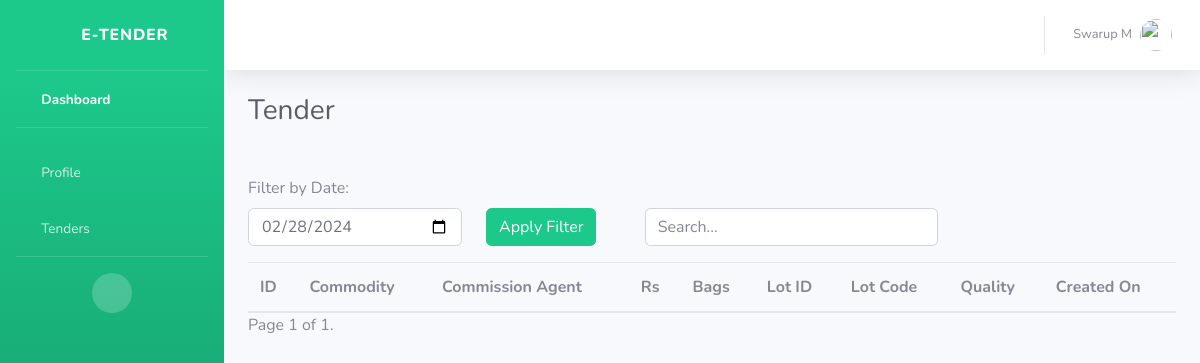
Page /operator_tender (signed in) on the earlier database version.
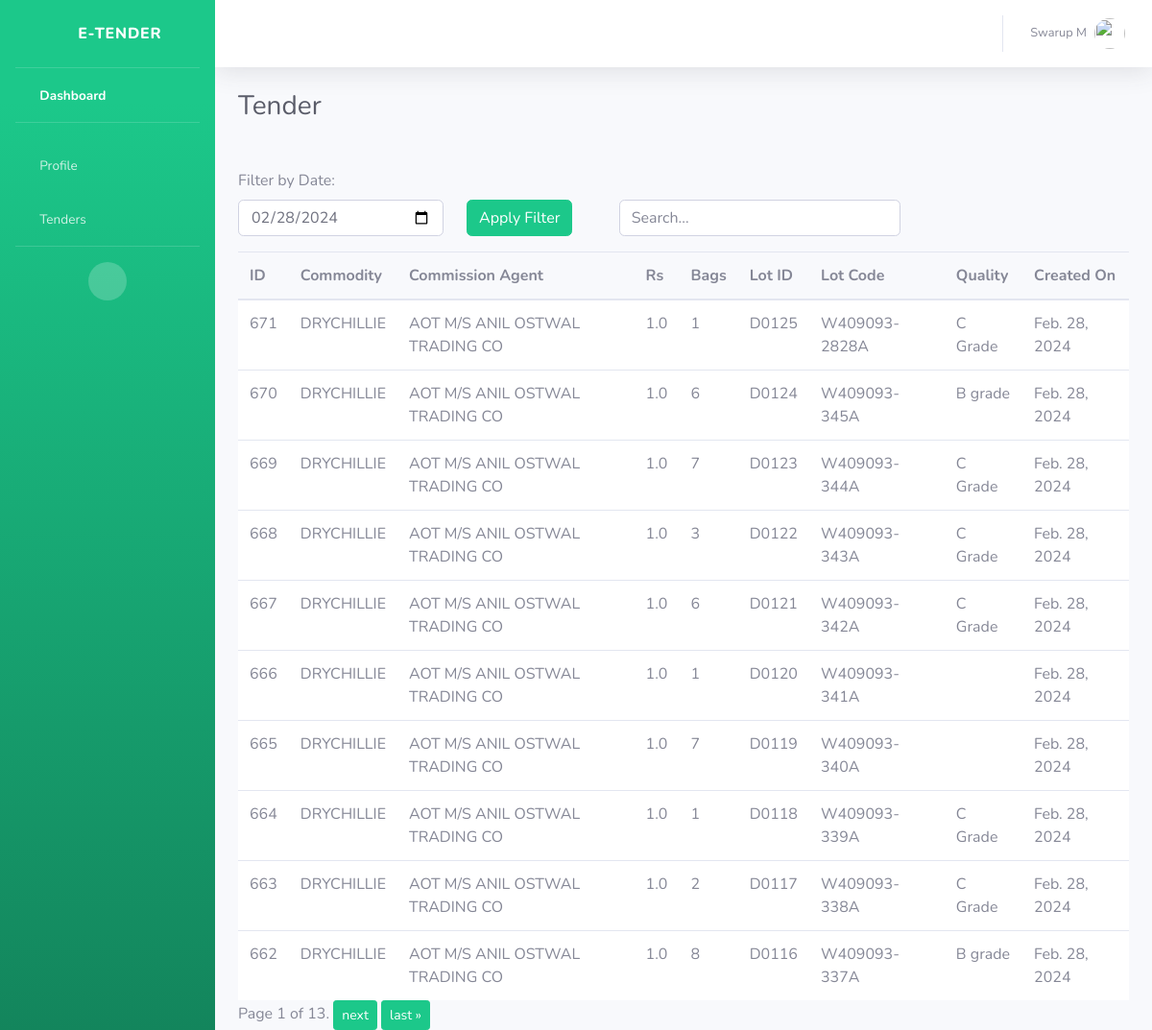
Same page on the later database version.
### users/models.py (models this page shows)
class NewUser(AbstractUser):
    user_type = models.CharField(max_length=100, default='operator')
    phone_no = models.CharField(max_length=100)
    adhar_no = models.CharField(max_length=30)
    pan_no = models.CharField(max_length=40, null=True)

class APMCTender(models.Model):
    commodity = models.CharField(max_length=300)
    commission_agent = models.CharField(max_length=300)
    lot_id = models.CharField(max_length=100)
    Bags = models.IntegerField()
    lot_code = models.CharField(max_length=300)
    quality = models.CharField(max_length=200)
    rs = models.FloatField()
    operator_id = models.ForeignKey(NewUser, on_delete=models.CASCADE, default=4)
    created_on = models.DateField(default=timezone.now)

### users/views.py (the view)
# urls.py: path('operator_tender', views.operator_tender, name='operator_tender'),
def operator_tender(request):
    if request.user.user_type != 'operator':
        return HttpResponseForbidden()
    id = request.user.id
    user = request.user.first_name
    last = request.user.last_name
    latest_date = APMCTender.objects.latest('created_on').created_on if APMCTender.objects.exists() else date.today()
    filter_date = request.GET.get('date')
    print(filter_date)
    if filter_date:
        try:
            filter_date = datetime.strptime(filter_date, '%Y-%m-%d').date()
            obj_list = APMCTender.objects.filter(created_on=filter_date).order_by('-id')
        except ValueError:
            pass
    else:
        obj_list = APMCTender.objects.filter(created_on=date.today()).order_by('-id')
    paginator = Paginator(obj_list, 10)  # Show 10 objects per page
    page = request.GET.get('page', 1)
    try:
        obj = paginator.page(page)
    except PageNotAnInteger:
        obj = paginator.page(1)
    except EmptyPage:
        obj = paginator.page(paginator.num_pages)
    context = {
        'obj': obj,
        'user':user,
        'last':last,
        'default_date': date.today().strftime('%Y-%m-%d'),  # Set the default date
    }
    return render(request, 'operator_tender.html', context)

### users/templates/operator_tender.html (shortened to what this page needs)
{% extends 'base1.html' %}
{% block content %}
<div class="container-fluid">
                    <div class="d-sm-flex align-items-center justify-content-between mb-4">
                        <h1 class="h3 mb-0 text-gray-800">Tender</h1>
                    </div><br>
                    <form method="GET" action="">
                      <label for="date_filter">Filter by Date:</label>
                      <div class="row gx-3">
                          <div class="col-md-3">
                              <div class="mb-3">
                      <input class="form-control" type="date" id="date_filter" name="date" value="{{ default_date }}" />
                      </div>
                      </div>
                      <div class="col-md-2">
                      <button type="submit" class="btn btn-success">Apply Filter</button>
                  </div>
                  </form>
                  <div class="col-md-4">
                  <input type="text" class="form-control" id="searchInput" placeholder="Search...">
                  </div>
              </div>
<div class="table-responsive">
<table class="table align-middle mb-0 bg-white" id="myTable">
  <thead class="bg-light">
    <tr>
      <th>ID</th>
      <th>Commodity</th>
      <th>Commission Agent</th>
      <th>Rs</th>
      <th>Bags</th>
      <th>Lot ID</th>
      <th>Lot Code</th>
      <th>Quality</th>
      <th>Created On</th>
    </tr>
  </thead>
  <tbody>
{% for x in obj %}
    <tr>
      <td>
        <div class="d-flex align-items-center">
          <div class="ms-3">
            <p class="fw-bold mb-1">{{x.id}}</p>
          </div>
        </div>
      </td>
      <td>{{x.commodity}}</td>
      <td>{{x.commission_agent}}</td>
      <td>{{x.rs}}</td>
      <td>{{x.Bags}}</td>
      <td>{{x.lot_code}}</td>
        <td>{{x.lot_id}}</td>
          <td>{{x.quality}}</td>
            <td>{{x.created_on}}</td>
    </tr>
    {% endfor %}
  </tbody>
</table>
<div class="pagination">
  <span class="step-links">
      <span class="current">
          Page {{ obj.number }} of {{ obj.paginator.num_pages }}.
      </span>
      {% if obj.has_next %}
      <a href="?page={{ obj.next_page_number }}" class="btn btn-sm btn-success">next</a>
      <a href="?page={{ obj.paginator.num_pages }}" class="btn btn-sm btn-success">last &raquo;</a>
      {% endif %}
    </div>
</div>
</div>
</div>
{% endblock %}

### users/templates/base1.html (shortened to what this page needs)
<!DOCTYPE html>
<html lang="en">
<head>
    <link href="/media/assets/vendor/fontawesome-free/css/all.min.css" rel="stylesheet" type="text/css">
    <link href="/media/assets/css/sb-admin-2.min.css" rel="stylesheet">
</head>
<body id="page-top">
    <div id="wrapper">
        <ul class="navbar-nav bg-gradient-success sidebar sidebar-dark accordion" id="accordionSidebar">
            <a class="sidebar-brand d-flex align-items-center justify-content-center" href="/operator_dashboard/">
                <div class="sidebar-brand-icon rotate-n-15">
                    <i class="fas fa-calculator"></i>
                </div>
                <div class="sidebar-brand-text mx-3">E-Tender</div>
            </a>
            <hr class="sidebar-divider my-0">
            <li class="nav-item active">
                <a class="nav-link" href="/operator_dashboard/">
                    <i class="fas fa-fw fa-tachometer-alt"></i>
                    <span>Dashboard</span></a>
            </li>
            <hr class="sidebar-divider">
            <li class="nav-item">
                <a class="nav-link" href="/profile">
                    <i class="fas fa-fw fa-user"></i>
                    <span>Profile</span></a>
            </li>
            <li class="nav-item">
                <a class="nav-link" href="/operator_tender">
                    <i class="fas fa-fw fa-calculator"></i>
                    <span>Tenders</span></a>
            </li>
            <hr class="sidebar-divider d-none d-md-block">
            <div class="text-center d-none d-md-inline">
                <button class="rounded-circle border-0" id="sidebarToggle"></button>
            </div>
        </ul>
        <div id="content-wrapper" class="d-flex flex-column">
            <div id="content">
                <nav class="navbar navbar-expand navbar-light bg-white topbar mb-4 static-top shadow">
                    <ul class="navbar-nav ml-auto">
                        <li class="nav-item dropdown no-arrow">
                            <a class="nav-link dropdown-toggle" href="#" id="userDropdown" role="button"
                                data-toggle="dropdown" aria-haspopup="true" aria-expanded="false">
                                <span class="mr-2 d-none d-lg-inline text-gray-600 small">{{user}} {{last}}</span>
                                <img class="img-profile rounded-circle"
                                    src="/media/assets/img/undraw_profile.svg">
                            </a>
                        </li>
                    </ul>
                </nav>
                {% block content %}
                {% endblock %}
                </body>
                </html>

Differences in the rows shown:
added APMCTender: id "671", commodity "DRYCHILLIE", commission_agent "AOT M/S ANIL OSTWAL TRADING CO", rs "1.0", Bags "1", lot_code "D0125", lot_id "W409093-2828A", quality "C Grade", created_on "Feb. 28, 2024"
added APMCTender: id "670", commodity "DRYCHILLIE", commission_agent "AOT M/S ANIL OSTWAL TRADING CO", rs "1.0", Bags "6", lot_code "D0124", lot_id "W409093-345A", quality "B grade", created_on "Feb. 28, 2024"
added APMCTender: id "669", commodity "DRYCHILLIE", commission_agent "AOT M/S ANIL OSTWAL TRADING CO", rs "1.0", Bags "7", lot_code "D0123", lot_id "W409093-344A", quality "C Grade", created_on "Feb. 28, 2024"
added APMCTender: id "668", commodity "DRYCHILLIE", commission_agent "AOT M/S ANIL OSTWAL TRADING CO", rs "1.0", Bags "3", lot_code "D0122", lot_id "W409093-343A", quality "C Grade", created_on "Feb. 28, 2024"
added APMCTender: id "667", commodity "DRYCHILLIE", commission_agent "AOT M/S ANIL OSTWAL TRADING CO", rs "1.0", Bags "6", lot_code "D0121", lot_id "W409093-342A", quality "C Grade", created_on "Feb. 28, 2024"
added APMCTender: id "666", commodity "DRYCHILLIE", commission_agent "AOT M/S ANIL OSTWAL TRADING CO", rs "1.0", Bags "1", lot_code "D0120", lot_id "W409093-341A", created_on "Feb. 28, 2024"
added APMCTender: id "665", commodity "DRYCHILLIE", commission_agent "AOT M/S ANIL OSTWAL TRADING CO", rs "1.0", Bags "7", lot_code "D0119", lot_id "W409093-340A", created_on "Feb. 28, 2024"
added APMCTender: id "664", commodity "DRYCHILLIE", commission_agent "AOT M/S ANIL OSTWAL TRADING CO", rs "1.0", Bags "1", lot_code "D0118", lot_id "W409093-339A", quality "C Grade", created_on "Feb. 28, 2024"
added APMCTender: id "663", commodity "DRYCHILLIE", commission_agent "AOT M/S ANIL OSTWAL TRADING CO", rs "1.0", Bags "2", lot_code "D0117", lot_id "W409093-338A", quality "C Grade", created_on "Feb. 28, 2024"
added APMCTender: id "662", commodity "DRYCHILLIE", commission_agent "AOT M/S ANIL OSTWAL TRADING CO", rs "1.0", Bags "8", lot_code "D0116", lot_id "W409093-337A", quality "B grade", created_on "Feb. 28, 2024"
Other differences:
{{ obj.paginator.num_pages }}: "1" → "13"
text now shown: "next last »"
